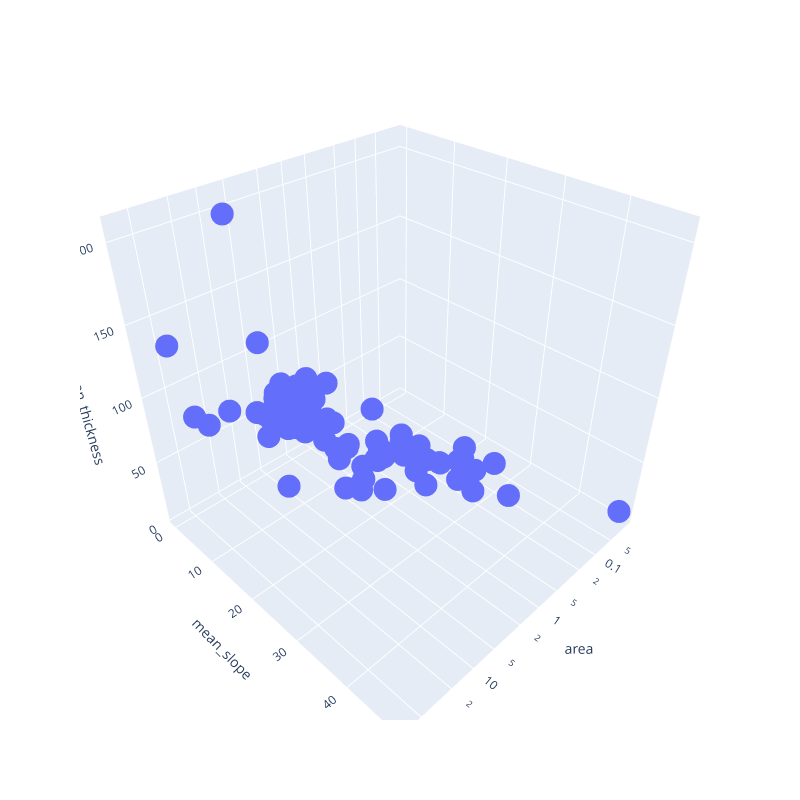

Notebook source saved alongside this figure:
### Markdown cell above
### b) 3D Scatter plot using Plotly (1 point)

Use the plotly ``scatter_3d`` plot. Make sure to change the pandas series for log scales.

### Code cell
# solution

fig = px.scatter_3d(df,x=df.area,y=df.mean_slope,z=df.mean_thickness,
                    log_x=True,width=800, height=800);
fig.show()

### Figure 1 — Plotly figure (JSON) as saved in the notebook; plotly's stock layout.template omitted (floating-point values rounded to 4 significant figures)
{"data": [{"hovertemplate": "area=%{x}<br>mean_slope=%{y}<br>mean_thickness=%{z}<extra></extra>", "legendgroup": "", "marker": {"color": "#636efa", "symbol": "circle"}, "mode": "markers", "name": "", "scene": "scene", "showlegend": false, "type": "scatter3d", "x": [2.9, 11.7, 3.2, 3.4, 1, 2, 2.8, 1.2, 2.2, 1.6, 5.3, 2.3, 2, 1.5, 1.1, 1.5, 1.7, 2.6, 1, 1, 1, 1.5, 2.1, 1.1, 1.7, 2.8, 3.8, 2.9, 0.8, 4.2, 2.5, 2.1, 1.4, 1.9, 0.9, 1.5, 2.82, 1, 9.7, 1, 0.08068, 0.307, 0.084, 0.223, 0.106, 0.101, 13.08, 0.3097, 0.191, 1.884, 0.0264, 0.2257, 0.1357, 0.3015, 0.3665, 0.5825, 0.3906, 0.05848, 0.3794, 0.3017, 0.2176, 0.6297, 3.228, 0.2605, 5.36, 2.9, 8.6, 2.1, 3.2, 11.1, 71.3, 2.76, 39.96, 28.59, 1.59, 1, 3.078, 2.8, 1.69, 1.09, 0.6, 2.39, 2.85, 0.5368, 1.247, 6.078, 1.554, 2.966, 10.6, 4, 2.6, 3.28, 2.1, 2.61, 6.737, 0.37, 4.6], "y": [0, 0, 0, 0, 0, 0, 0, 0, 0, 0, 0, 0, 0, 0, 0, 0, 0, 0, 0, 0, 0, 1, 0, 0, 0, 0, 0, 0, 0, 0, 0, 0, 0, 0, 0, 0, 0, 0, 12, 10, 22, 18, 22, 26, 33, 22, 13, 21, 26, 21, 48, 22, 27, 15, 17, 15, 20, 27, 17, 15, 22, 16, 10, 30, 14, 13, 7, 12, 13, 5, 6, 13, 3, 3, 20, 16, 17, 20, 20, 18, 23, 16, 12, 24, 20, 25, 10, 21, 9, 10, 9, 9, 13, 20, 6, 19, 14], "z": [58, 66, 49, 49, 52, 43, 52, 47, 45, 49, 54, 67, 37, 39, 32, 58, 51, 50, 47, 47, 29, 31, 54, 49, 25, 48, 47, 45, 40, 49, 42, 27, 59, 36, 48, 33, 62, 61, 30, 26, 15, 17, 5, 12, 4, 6, 89, 22, 22, 65, 8, 17, 15, 23, 26, 19, 13, 8, 19, 29, 16, 25, 69, 15, 90, 70, 128, 60, 67, 208, 148, 97, 85, 74, 44, 70, 23, 28, 46, 44, 49, 51, 50, 16, 15, 58, 29, 41, 65, 57, 85, 68, 32, 47, 65, 27, 76]}], "layout": {"height": 800, "legend": {"tracegroupgap": 0}, "margin": {"t": 60}, "scene": {"domain": {"x": [0, 1], "y": [0, 1]}, "xaxis": {"title": {"text": "area"}, "type": "log"}, "yaxis": {"title": {"text": "mean_slope"}}, "zaxis": {"title": {"text": "mean_thickness"}}}, "width": 800}}
